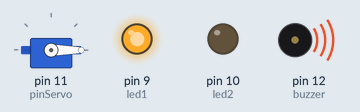
Recording of a sketch running on a simulated Arduino Uno, built with avr-gcc and run on an emulated ATmega328P. Shown: servo, output pins drawn as LEDs (lit = HIGH), buzzer (waves = sounding).

Above: at 0.1 s.
At 8.1 s:
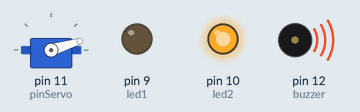
At 17.5 s:
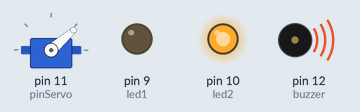
At 27.0 s:
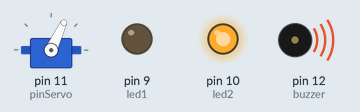
At 31.7 s:
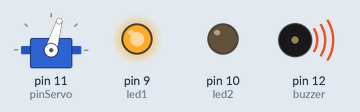
At 36.3 s:
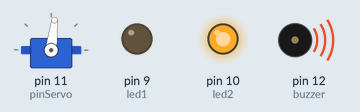
Timing chart, 0 to 40.0 s (numbered marks = the images above):
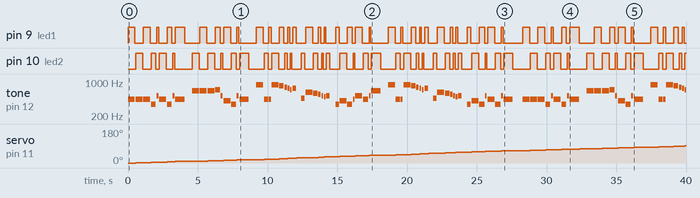

Measured:
- by itself, pin 9 (led1): LOW → HIGH at 0.00 s, → LOW 0.50 s later, → HIGH 0.60 s later, → LOW 0.50 s later, … (92 changes in this stretch)
- by itself, pin 10 (led2): LOW → HIGH at 0.55 s, → LOW 0.50 s later, → HIGH 0.60 s later, → LOW 0.35 s later, … (91 changes in this stretch)
- by itself, servo on pin 11 (pinServo): moves from 0° to 91° over 39.4 s
- by itself, tone on pin 12 (buzzer): plays 440 Hz for 0.50 s, 440 Hz for 0.50 s, 440 Hz for 0.50 s, 349 Hz for 0.35 s, 523 Hz for 0.15 s, 440 Hz for 0.50 s … (92 notes in this stretch)

The sketch:

TP3EJ11.ino
```cpp
/* 11. El imperio Galáctico, le solicita reproducir la marcha imperial utilizando un Arduino y un buzzer (utilice un led rojo
 para que parpadee durante la marcha), y además debe mover la bandera del imperio en 180 grados.*/

#include "Servo.h"
#define pinServo 11
#define buzzer 12
#define led1 9
#define led2 10

const int c = 261;
const int d = 294;
const int e = 329;
const int f = 349;
const int g = 391;
const int gS = 415;
const int a = 440;
const int aS = 466;
const int b = 494;
const int cH = 523;
const int cSH = 554;
const int dH = 587;
const int dSH = 622;
const int eH = 659;
const int fH = 698;
const int fSH = 740;
const int gH = 784;
const int gSH = 830;
const int aH = 880;
int counter = 0;
int cont = 0;
bool x = true;
Servo servoMotor;

void setup()
{
  Serial.begin(9600);
  pinMode(buzzer, OUTPUT);
  pinMode(led1, OUTPUT);
  pinMode(led2, OUTPUT);
  servoMotor.attach(pinServo);
  servoMotor.write(0);
}

void loop()
{

  //Play first section
  firstSection();

  //Play second section
  secondSection();

  //Variant 1
  beep(f, 250);
  beep(gS, 500);
  beep(f, 350);
  beep(a, 125);
  beep(cH, 500);
  beep(a, 375);
  beep(cH, 125);
  beep(eH, 650);

  delay(500);

  //Repeat second section
  secondSection();

  //Variant 2
  beep(f, 250);
  beep(gS, 500);
  beep(f, 375);
  beep(cH, 125);
  beep(a, 500);
  beep(f, 375);
  beep(cH, 125);
  beep(a, 650);

  delay(650);
}

void beep(int note, int duration)
{
  //Play tone on buzzerPin
  tone(buzzer, note, duration);

  //Play different LED depending on value of 'counter'
  if(counter % 2 == 0)
  {
    digitalWrite(led1, HIGH);
    delay(duration);
    digitalWrite(led1, LOW);
  }else
  {
    digitalWrite(led2, HIGH);
    delay(duration);
    digitalWrite(led2, LOW);
  }

  //Stop tone on buzzerPin
  noTone(buzzer);

  delay(50);

  //Increment counter
  counter++;
  if (x){
    cont ++;
    if (cont == 179){
      x = false;
    }
  }else {
    cont --;
    if (cont == 1){
      x = true;
    }
  }
  servoMotor.write(cont);
}

void firstSection()
{
  beep(a, 500);
  beep(a, 500);
  beep(a, 500);
  beep(f, 350);
  beep(cH, 150);
  beep(a, 500);
  beep(f, 350);
  beep(cH, 150);
  beep(a, 650);

  delay(500);

  beep(eH, 500);
  beep(eH, 500);
  beep(eH, 500);
  beep(fH, 350);
  beep(cH, 150);
  beep(gS, 500);
  beep(f, 350);
  beep(cH, 150);
  beep(a, 650);

  delay(500);
}

void secondSection()
{
  beep(aH, 500);
  beep(a, 300);
  beep(a, 150);
  beep(aH, 500);
  beep(gSH, 325);
  beep(gH, 175);
  beep(fSH, 125);
  beep(fH, 125);
  beep(fSH, 250);

  delay(325);

  beep(aS, 250);
  beep(dSH, 500);
  beep(dH, 325);
  beep(cSH, 175);
  beep(cH, 125);
  beep(b, 125);
  beep(cH, 250);

  delay(350);
}
```
